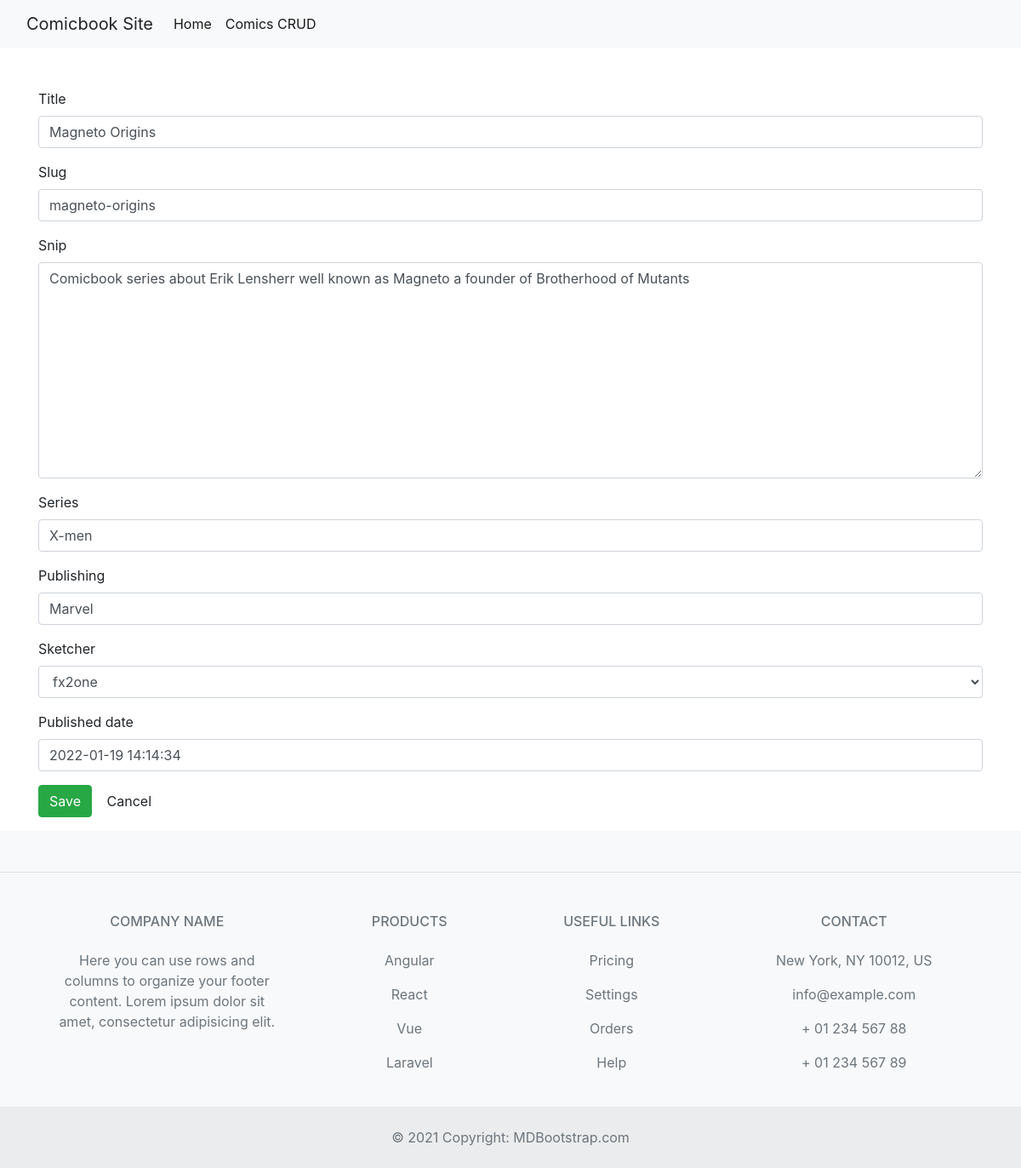
Page /edit/2/ on the committed database.
### coreapp/models.py (models this page shows, shortened)
class Core(models.Model):
    title = models.CharField(max_length=255)
    slug = models.SlugField(max_length=100, unique=True)
    snip = models.TextField(null=True)
    series = models.CharField(max_length=255)
    publishing = models.CharField(max_length=255)
    sketcher = models.ForeignKey(User, on_delete=models.CASCADE, related_name='coreapp')
    updated = models.DateTimeField(auto_now=True)
    published_date = models.DateTimeField(default=timezone.now)
    class Meta:
        ordering = ['-published_date']

### coreapp/views.py (the view)
# urls.py: path('edit/<int:pk>/', views.EditView.as_view(), name='edit'),
class EditView(UpdateView):
    model = Core
    fields = '__all__'
    template_name = 'coreapp/edit.html'
    pk_url_kwarg = 'pk' #<int:pk> passed over here
    success_url = reverse_lazy('coreapp:comics')

### coreapp/templates/coreapp/edit.html (shortened to what this page needs)
{% extends 'coreapp/base.html' %}
{% load widget_tweaks %}
{% block content %}
<div class="container pt-5">
    <form method="post" novalidate>
        {% for field in form.visible_fields %}
        <div class="form-group">
            <label for="{{ field.id_for_label }}">{{ field.label }}</label>
            {{ field|add_class:'form-control' }}
        </div>
        {% endfor %}
        <div class="form-group">
            <button type="submit" class="btn btn-success">
                 Save
            </button>
            <a href="{% url 'coreapp:comics' %}" class="btn btn-default">Cancel</a>
        </div>
    </form>
</div>
{% endblock %}

### rows in the picture
Core: visible_fields "Magneto Origins" "magneto-origins" "Comicbook series about Erik Lensherr well known as Magneto a founder of Brotherhood of Mutants" "X-men" "Marvel" "fx2one" "2022-01-19 14:14:34"

### other values in the picture
{{ field.label }} "Title" "Slug" "Snip" "Series" "Publishing" "Sketcher" "Published date"
